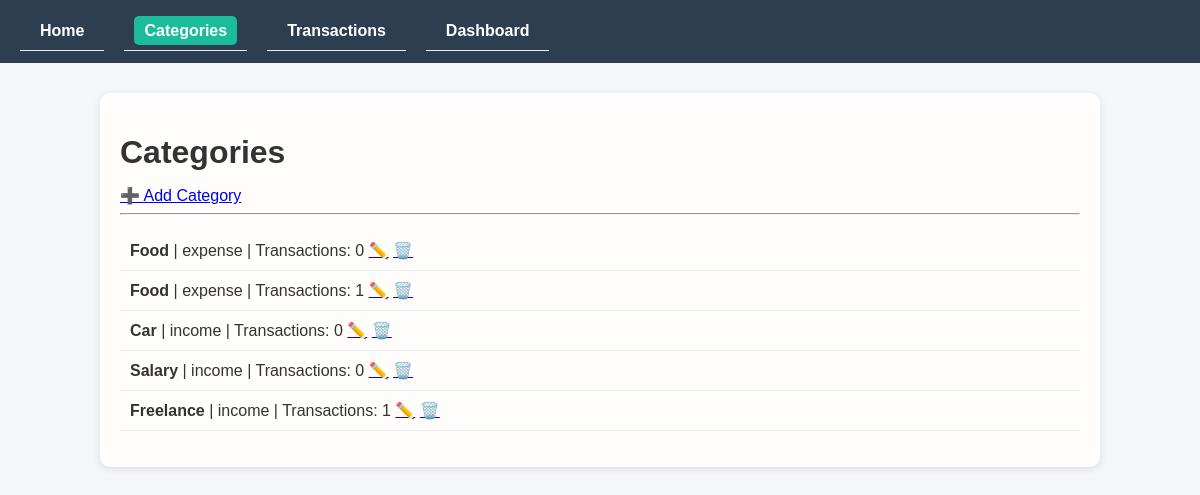
The page /categories/ on the database as committed earlier.
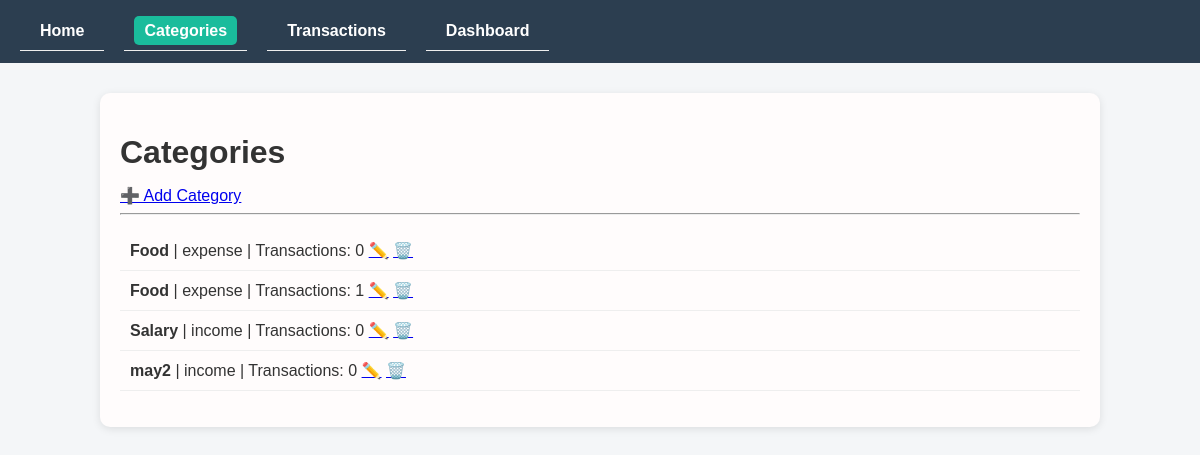
The same page on the database as committed later.
### categories/models.py (models this page shows, shortened)
class Category(models.Model):
    name=models.CharField(max_length=100)
    type=models.CharField(max_length=10,choices=[('income','Income'),('expense','Expense')])
    color=models.CharField(max_length=7, default='#000000')
    icon=models.CharField(max_length=50,blank=True)
    created_at=models.DateTimeField(auto_now_add=True)
    class Meta:
        verbose_name_plural='Categories'

### categories/views.py (the view)
# urls.py: path('', category_list, name='category_list'),
def category_list(request):
    categories = Category.objects.annotate(
        transaction_count=Count('transaction')
    )
    return render(request, 'categories/list.html', {'categories': categories})

### categories/templates/categories/list.html (shortened to what this page needs)
{% extends 'base.html' %}
{% block content %}
<h1>Categories</h1>
<a href="{% url 'category_add' %}" class="btn-add">
    ➕ Add Category
</a>
<hr>
<ul>
    {% for category in categories %}
        <li>
            <strong>{{ category.name }}</strong> |
            {{ category.type }} |
            Transactions: {{ category.transaction_count }}
            <a href="{% url 'category_edit' category.id %}">✏️</a>
            <a href="{% url 'category_delete' category.id %}">🗑️</a>
        </li>
    {% empty %}
        <li>No categories found</li>
    {% endfor %}
</ul>
{% endblock %}

Rows that differ between the two databases and show on the page:
removed Category: name "Car", type "income", transaction_count "0"
removed Category: name "Freelance", type "income", transaction_count "1"
added Category: name "may2", type "income", transaction_count "0"
